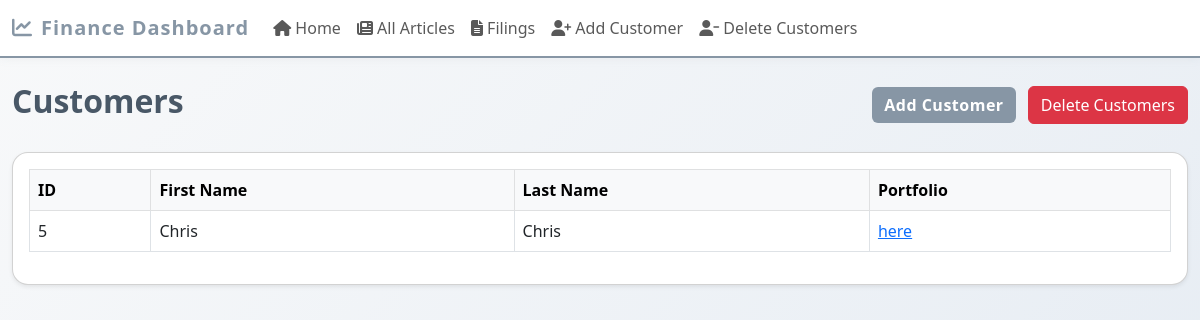
Before: / with the older database file.
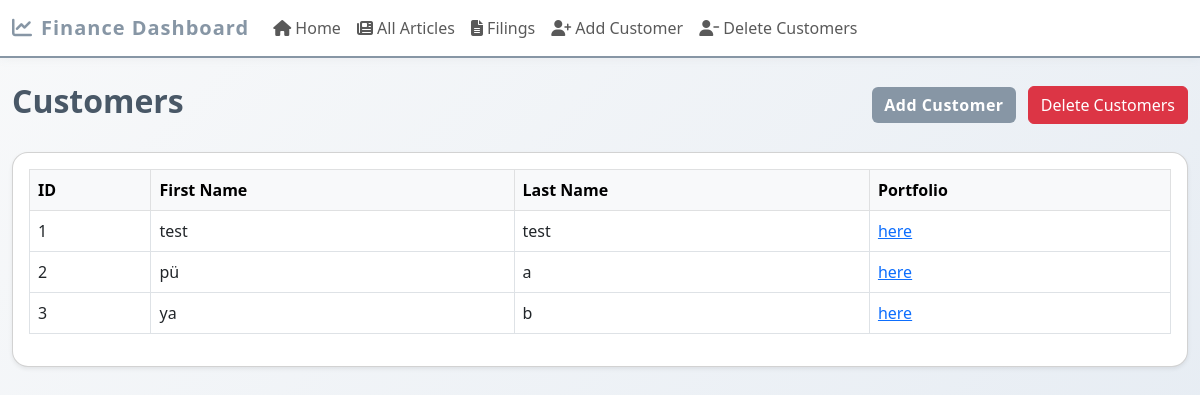
After: the same page with the newer database file.
### interface/models.py (models this page shows)
class Customer(models.Model):
    firstname = models.CharField(max_length=100)
    lastname = models.CharField(max_length=100)
    portfolio = models.TextField(help_text="Comma-separated list of portfolio names")

### interface/views.py (the view)
# urls.py: 2. Add a URL to urlpatterns:  path('', views.home, name='home')
def home(request):
    customers = Customer.objects.all()
    return render(request, "home.html", {"customers": customers})

### interface/templates/home.html (shortened to what this page needs)
{% extends "base.html" %}
{% block content %}
<div class="d-flex justify-content-between align-items-center mb-4">
    <h2>Customers</h2>
    <div>
        <a href="{% url 'add_customer' %}" class="btn btn-primary me-2">Add Customer</a>
        <a href="{% url 'bulk_delete_customers' %}" class="btn btn-danger">Delete Customers</a>
    </div>
</div>
<div class="card shadow-sm">
    <div class="card-body">
        <table class="table table-bordered table-hover align-middle bg-white">
            <thead class="table-light">
                <tr>
                    <th>ID</th>
                    <th>First Name</th>
                    <th>Last Name</th>
                    <th>Portfolio</th>
                </tr>
            </thead>
            <tbody>
                {% for customer in customers %}
                <tr>
                    <td>{{ customer.id }}</td>
                    <td>{{ customer.firstname }}</td>
                    <td>{{ customer.lastname }}</td>
                    <td><a href="{% url 'customer_detail' customer.id %}">here</a></td>
                </tr>
                {% empty %}
                <tr>
                    <td colspan="4">No customers found.</td>
                </tr>
                {% endfor %}
            </tbody>
        </table>
    </div>
</div>
{% endblock %}

Changed rows visible on the page:
removed Customer: id "5", firstname "Chris", lastname "Chris"
added Customer: id "1", firstname "test", lastname "test"
added Customer: id "2", firstname "pü", lastname "a"
added Customer: id "3", firstname "ya", lastname "b"
